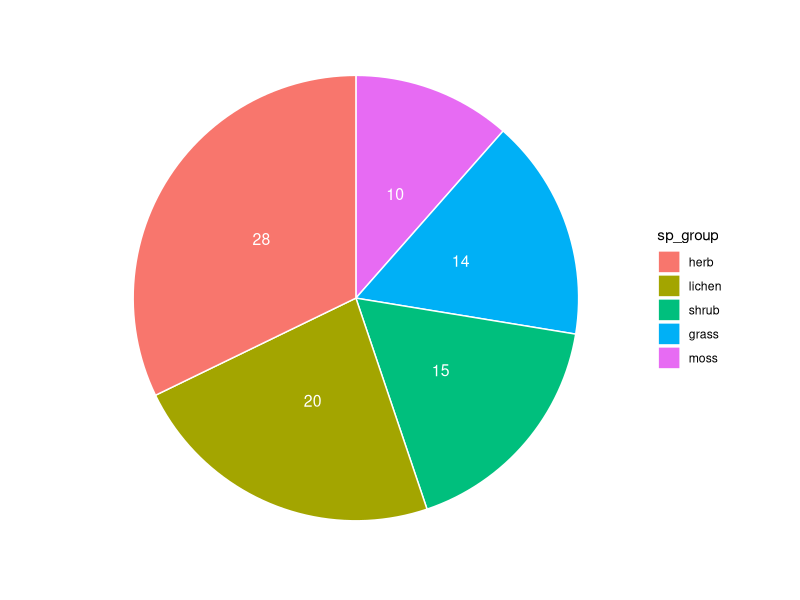
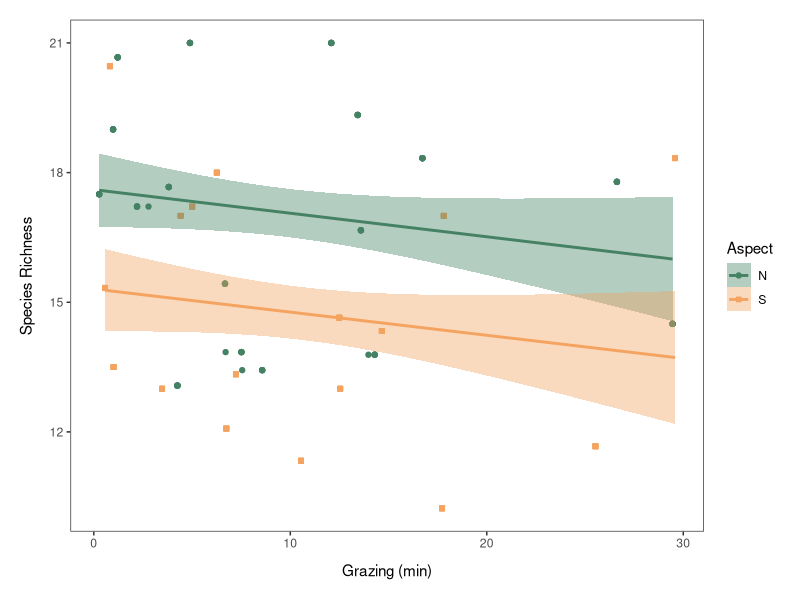
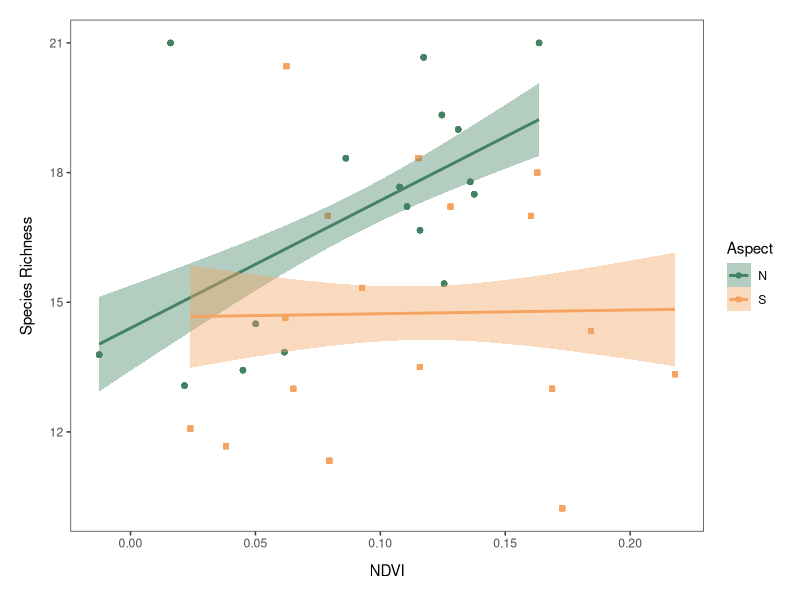
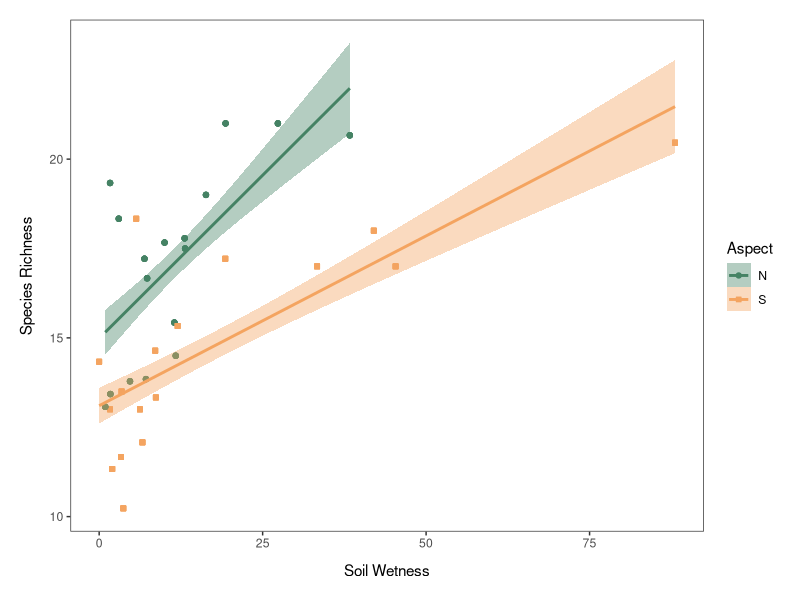
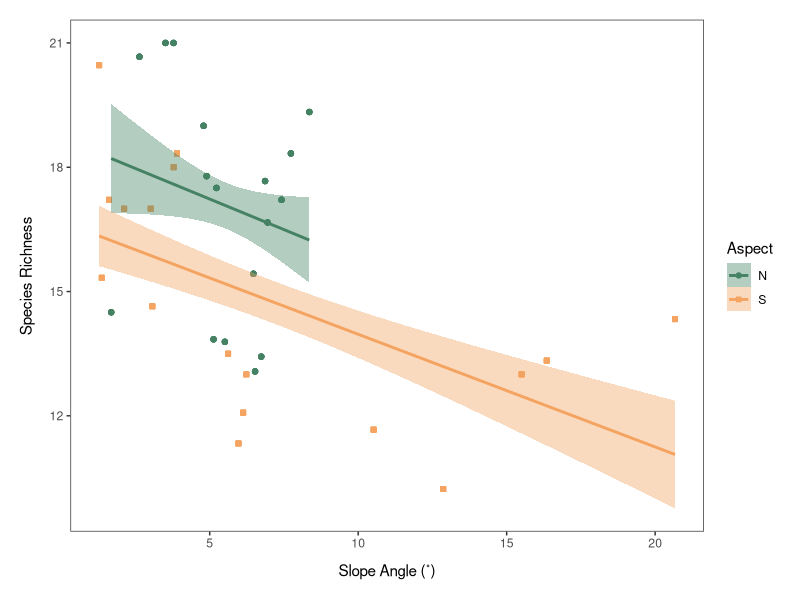
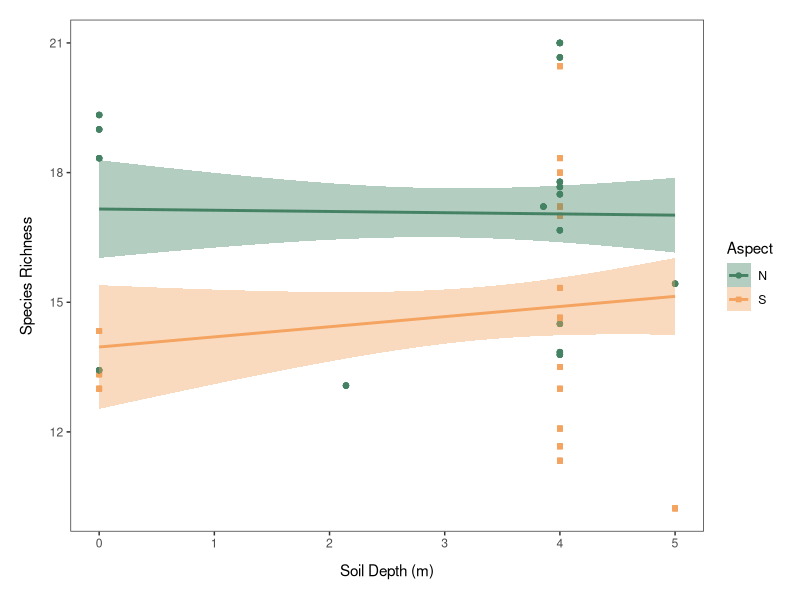
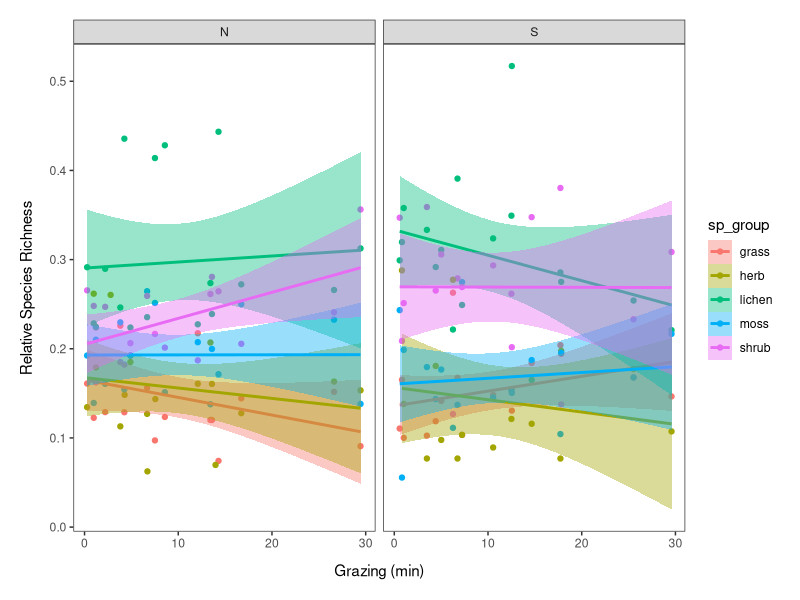
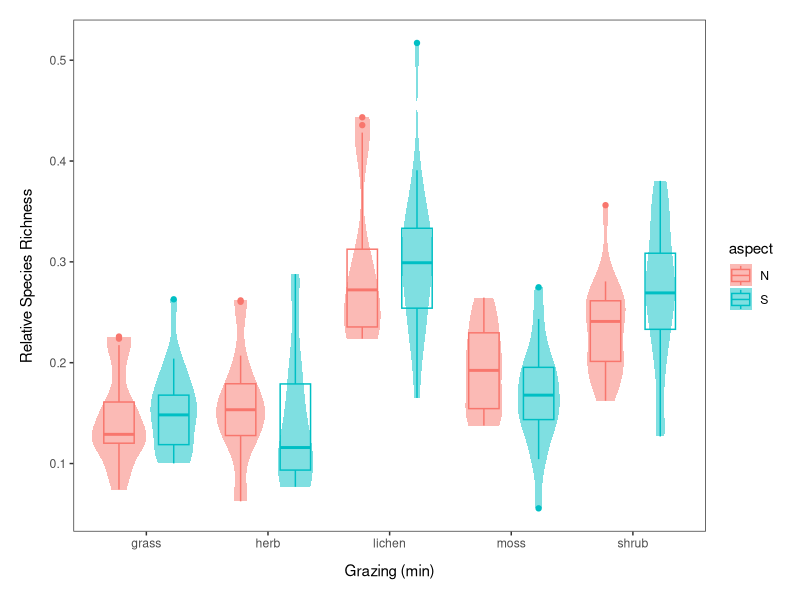

Write R code to recreate these figures, in order. (Note: this script raises an error after producing the figures.)
## Data Visualization (Figures) ##
## For SU Master's Thesis in Landscape Ecology
## Emma Gemal
## Last updated 10/2/23

### Library ----
library(tidyverse)
library(viridis)


#### Thesis Plot Theme ---- 
theme_thesis <- theme_bw() +
                  theme(panel.grid = element_blank(),
                        axis.title.x = 
                          element_text(margin = margin(t = 10, r = 0, b = 0, l = 0)),
                        axis.title.y = 
                          element_text(margin = margin(t = 0, r = 10, b = 0, l = 0))) +
                  theme(plot.margin = unit(c(0.5, 0.5, 0.5, 0.5), "cm"))


#### Data Import ----
sites <- read.csv("Data/site_conditions.csv")
plots <- read.csv("Data/plots_tidy.csv")
coverage <- read.csv("Data/coverage.csv")

# GIS variables
ndvi <- read.csv("Data/NDVI_plots.csv")
slope <- read.csv("Data/slope.csv")
soildepth <- read.csv("Data/soildepth.csv")
wetness <- read.csv("Data/wetness.csv")

#### Editing Import Format ----
## Main variables 
sites <- sites %>% 
            mutate(date = as.Date(date, format = "%d/%m/%y"),
                   plot = as.character(plot),
                   plot_nr = as.character(plot_nr),
                   site_nr = as.character(site_nr)) %>% 
            mutate(aspect = case_when(grepl("S", site) ~ "S",
                                      grepl("N", site) ~ "N"),
                   grazing_cat = substr(site, 1, 1))   # adding aspect
str(sites)            

plots <- plots %>% 
            mutate(date = as.Date(date, format = "%d/%m/%y"),
                   plot_nr = as.character(plot_nr),
                   site_nr = as.character(site_nr))
str(plots)

coverage <- coverage %>%  
              mutate(date = as.Date(date, format = "%d/%m/%y"),
                     plot_rep = as.character(plot_rep),
                     plot_nr = as.character(plot_nr),
                     site_nr = as.character(site_nr)) 
print(coverage %>% group_by(plot_nr) %>% summarize(sum(coverage_perc)), n = 105)  # all att 100%
str(coverage) 

## GIS variables
gisvar <- left_join(ndvi, slope)
gisvar <- left_join(gisvar, wetness)
gisvar <- left_join(gisvar, soildepth)

str(gisvar)
gisvar <- gisvar %>% 
            mutate(plot_nr = as.character(plot_nr))
str(gisvar)


### Checking species 
sort(unique(plots$sp_common))  # remove whitespace after words 
                               # "purple mountain heather" & "purple mountain-heath" 

sort(unique(plots$sp_latin))  # some don't have a latin name... not good 
                              # remove whitespace after words
                              # Euphrasia stricta var. tenuis & Euphrasia stricta var. tenius
                              # "Peltigera aphthosa" & "Peltigera apthosa" 
                              # "Pleurozium schereberi" & "Pleurozium schreberi"
                              # "Stereocaulon alpinus" & "Stereocaulon alpinum"
                              # "Stereocaulon sp," & "Stereocaulon sp."
                              # "Vaxinium uliginosum" & "Vaccinium uliginosum"
                              # "Pilocella sp." & "Pilocello sp." (should be Pilosella)

unique(coverage$sp_group)  # empty row is seen as own character 
coverage <- coverage %>% na.omit()   # remove empty row

print(coverage %>% group_by(plot_nr, sp_group) %>% summarise(l = length(sp_group)) %>% 
        filter(l > 1), n = 500)

unique(plots$sp_group)

### Editing species that had mistakes 
plots <- plots %>% 
            mutate(sp_common = ifelse(sp_common == "purple mountain-heath", 
                                      "purple mountain heather",
                                      sp_common)) %>% 
            mutate(sp_common = str_trim(sp_common, side = "right")) %>% 
            mutate(sp_latin = str_trim(sp_latin, side = "right")) %>% 
            mutate(sp_latin = ifelse(sp_latin == "Peltigera apthosa", "Peltigera aphthosa",
                                     sp_latin),
                   sp_latin = ifelse(sp_latin == "Euphrasia stricta var. tenius", 
                                     "Euphrasia stricta var. tenuis", sp_latin),
                   sp_latin = ifelse(sp_latin == "Pleurozium schereberi", "Pleurozium schreberi",
                                     sp_latin),
                   sp_latin = ifelse(sp_latin == "Stereocaulon alpinus", "Stereocaulon alpinum",
                                     sp_latin),
                   sp_latin = ifelse(sp_latin == "Stereocaulon sp,", "Stereocaulon sp.",
                                     sp_latin),
                   sp_latin = ifelse(sp_latin == "Vaxinium uliginosum", "Vaccinium uliginosum",
                                     sp_latin),
                   sp_latin = ifelse(sp_latin == "Pilocello sp.", "Pilosella sp.", sp_latin),
                   sp_latin = ifelse(sp_latin == "Pilocella sp.", "Pilosella sp.", sp_latin))

plots[(plots$sp_latin == ""), ]   # no latin name because they are "unknown"
plots <- plots %>%  
            mutate(sp_latin = ifelse(sp_latin == "", "unknown", sp_latin))


#### Variable Calculations ----
## Species richness
plots <- plots %>% 
            group_by(plot_nr) %>% 
            mutate(richness_plot = length(unique(sp_latin))) %>%   # overall per plot
            ungroup() %>% 
            group_by(site_nr) %>% 
            mutate(richness_site = length(unique(sp_latin))) %>%   # overall per site (no reps)
            ungroup() %>% 
            group_by(plot_nr, sp_group) %>% 
            mutate(richness_group = length(unique(sp_latin))) %>%   # per group per plot 
            ungroup()

richness <- plots %>% 
              group_by(plot_nr, site_nr, sp_group) %>% 
              summarize(richness_plot = mean(richness_plot),
                        richness_site = mean(richness_site),
                        richness_group = mean(richness_group),
                        height_site = mean(avg_height)) %>% 
              ungroup() %>% 
              group_by(plot_nr) %>% 
              mutate(rich_group_prop = (richness_group/sum(richness_group))) %>% 
              ungroup() %>%
              group_by(site_nr) %>% 
              mutate(richness_siteT = mean(richness_plot)) %>%  # true richness per site (with reps)
              ungroup() %>% 
              group_by(sp_group, site_nr) %>% 
              mutate(rich_propT = mean(rich_group_prop))

## GIS Standardization
gisvar <- gisvar %>% 
            mutate(across(c("ndvi":"soil_depth"), 
                          .fns = list(s = scale))) %>% 
            mutate(ndvi_s = as.vector(ndvi_s),
                   slope_deg_s = as.vector(slope_deg_s),
                   wetness_s = as.vector(wetness_s),
                   soil_depth_s = as.vector(soil_depth_s))


#### Combining dataframes ----
## Combining 'richness' with 'sites' to add grazing data 
grazing <- sites %>% dplyr::select(site_nr, plot_nr, plot, aspect, grazing_s, grazing_cat)
grazing <- grazing %>% mutate(grazing_m = grazing_s/60)
str(grazing)

richness <- left_join(richness, grazing)
richness <- as.data.frame(richness)
str(richness)

## Adding grazing data to 'coverage' 
coverage <- coverage %>% rename(plot = plot_rep)
str(coverage)

coverage <- left_join(coverage, grazing)
str(coverage)

## Adding GIS variables to data
richness <- left_join(richness, gisvar)
coverage <- left_join(coverage, gisvar)

str(richness)
str(coverage)

### Creating summary dataframes
coverage_site <- coverage %>% 
                  group_by(site_nr) %>% 
                  mutate(ndvi = mean(ndvi),
                         slope_deg = mean(slope_deg),
                         wetness = mean(wetness),
                         soil_depth = mean(soil_depth)) %>% 
                  group_by(site_nr, sp_group, aspect) %>% 
                  summarize(coverage_cm2 = mean(coverage_cm2),
                            coverage_perc = mean(coverage_perc),
                            coverage_prop = coverage_perc/100,
                            ndvi = mean(ndvi),
                            slope_deg = mean(slope_deg),
                            wetness = mean(wetness),
                            soil_depth = mean(soil_depth),
                            grazing_s = mean(grazing_s),
                            grazing_m = mean(grazing_m))

coverage_site <- as.data.frame(coverage_site)
str(coverage_site)

richness_site <- richness %>% 
                    group_by(site_nr) %>% 
                    mutate(ndvi = mean(ndvi),
                           slope_deg = mean(slope_deg),
                           wetness = mean(wetness),
                           soil_depth = mean(soil_depth)) %>% 
                    group_by(site_nr, sp_group, aspect) %>% 
                    summarise(richness_siteT = mean(richness_siteT),
                              height_site = mean(height_site),
                              richness_group = mean(richness_group),
                              rich_propT = mean(rich_propT),
                              ndvi = mean(ndvi),
                              slope_deg = mean(slope_deg),
                              wetness = mean(wetness),
                              soil_depth = mean(soil_depth),
                              grazing_s = mean(grazing_s),
                              grazing_m = mean(grazing_m))


# . ----
#### Pie Chart of Species ----
# creating a df with the total number of species per group
rich_sum <- plots %>% 
              group_by(sp_group) %>% 
              summarize(richness = length(unique(sp_latin))) %>% 
              mutate(sp_group = as.factor(sp_group)) %>% 
              mutate(sp_group = factor(sp_group, 
                                       levels = c("herb", "lichen", "shrub", "grass", "moss"))) %>% 
              arrange(richness)

sum(rich_sum$richness)  # found 87 species in total 

(pie_plot <- ggplot(rich_sum, aes(x = "", y = richness, fill = sp_group)) +
                geom_bar(stat = "identity", width = 1, color = "white") +
                coord_polar("y", start = 0) +
                theme_thesis +
                theme(axis.title.x = element_blank(),
                      axis.title.y = element_blank(),
                      axis.text.x = element_blank(),
                      panel.border = element_blank(),
                      axis.ticks = element_blank()) +   
                geom_text(aes(y = richness/2 + c(0, cumsum(richness)[-length(richness)]),
                              label = richness), color = "white", size = 4))


# . ----
#### Richness Plots ----
## Richness per site ~ grazing 
(rich_plot <- ggplot(richness_site, aes(x = grazing_m, y = richness_siteT)) +   
                geom_point(aes(color = aspect, shape = aspect, fill = aspect)) +
                stat_smooth(method = "lm", aes(color = aspect, fill = aspect)) +
                theme_thesis + 
                labs(x = "Grazing (min)", y = "Species Richness") +
                scale_color_manual(values = c("#458264", "#F4A460"),
                                   labels = c("N", "S"),
                                   name = "Aspect") +
                scale_shape_manual(values = c(21, 22),
                                   labels = c("N", "S"),
                                   name = "Aspect") +
                scale_fill_manual(values = c("#458264", "#F4A460"),
                                  labels = c("N", "S"),
                                  name = "Aspect"))

## Richness per site ~ NDVI
(rich_ndvi <- ggplot(richness_site, aes(x = ndvi, y = richness_siteT)) +   
                geom_point(aes(color = aspect, shape = aspect, fill = aspect)) +
                stat_smooth(method = "lm", aes(color = aspect, fill = aspect)) +
                theme_thesis + 
                labs(x = "NDVI", y = "Species Richness") +
                scale_color_manual(values = c("#458264", "#F4A460"),
                                   labels = c("N", "S"),
                                   name = "Aspect") +
                scale_shape_manual(values = c(21, 22),
                                   labels = c("N", "S"),
                                   name = "Aspect") +
                scale_fill_manual(values = c("#458264", "#F4A460"),
                                  labels = c("N", "S"),
                                  name = "Aspect"))

## Richness per site ~ wetness
(rich_wet <- ggplot(richness_site, aes(x = wetness, y = richness_siteT)) +   
                geom_point(aes(color = aspect, shape = aspect, fill = aspect)) +
                stat_smooth(method = "lm", aes(color = aspect, fill = aspect)) +
                theme_thesis + 
                labs(x = "Soil Wetness", y = "Species Richness") +
                scale_color_manual(values = c("#458264", "#F4A460"),
                                   labels = c("N", "S"),
                                   name = "Aspect") +
                scale_shape_manual(values = c(21, 22),
                                   labels = c("N", "S"),
                                   name = "Aspect") +
                scale_fill_manual(values = c("#458264", "#F4A460"),
                                  labels = c("N", "S"),
                                  name = "Aspect"))


## Richness per site ~ slope
(rich_slope <- ggplot(richness_site, aes(x = slope_deg, y = richness_siteT)) +   
                  geom_point(aes(color = aspect, shape = aspect, fill = aspect)) +
                  stat_smooth(method = "lm", aes(color = aspect, fill = aspect)) +
                  theme_thesis + 
                  labs(x = "Slope Angle (˚)", y = "Species Richness") +
                  scale_color_manual(values = c("#458264", "#F4A460"),
                                     labels = c("N", "S"),
                                     name = "Aspect") +
                  scale_shape_manual(values = c(21, 22),
                                     labels = c("N", "S"),
                                     name = "Aspect") +
                  scale_fill_manual(values = c("#458264", "#F4A460"),
                                    labels = c("N", "S"),
                                    name = "Aspect"))

## Richness per site ~ slope
(rich_depth <- ggplot(richness_site, aes(x = soil_depth, y = richness_siteT)) +   
                  geom_point(aes(color = aspect, shape = aspect, fill = aspect)) +
                  stat_smooth(method = "lm", aes(color = aspect, fill = aspect)) +
                  theme_thesis + 
                  labs(x = "Soil Depth (m)", y = "Species Richness") +
                  scale_color_manual(values = c("#458264", "#F4A460"),
                                     labels = c("N", "S"),
                                     name = "Aspect") +
                  scale_shape_manual(values = c(21, 22),
                                     labels = c("N", "S"),
                                     name = "Aspect") +
                  scale_fill_manual(values = c("#458264", "#F4A460"),
                                    labels = c("N", "S"),
                                    name = "Aspect"))


#### Richness Proportion Plot ----
(prop_plot <- ggplot(richness_site, aes(x = grazing_m, y = rich_propT)) +   
                geom_point(aes(color = sp_group, fill = sp_group)) +
                stat_smooth(method = "lm", aes(color = sp_group, fill = sp_group)) +   
                facet_wrap(~aspect) +
                theme_thesis + 
                labs(x = "Grazing (min)", y = "Relative Species Richness"))

(prop_plot2 <- ggplot(richness_site, aes(x = sp_group, y = rich_propT)) +   
                  geom_violin(aes(fill = aspect), color = NA, alpha = 0.5) +
                  geom_boxplot(aes(color = aspect), fill = NA, width = 0.5, 
                               position = position_dodge(width = 0.9)) +
                  theme_thesis + 
                  labs(x = "Grazing (min)", y = "Relative Species Richness"))

?geom_boxplot

# . ----
#### NMDS Plot (Plots) ----
### Matrix preparation 
sp_cov2 <- left_join(plots, coverage)
sp_cov2 <- sp_cov2 %>% 
              dplyr::select(site_nr, plot_nr, plot_rep, aspect, sp_latin, sp_group, coverage_perc) %>% 
              group_by(plot_nr, sp_group) %>% 
              mutate(rel_abund = coverage_perc/length(sp_group)) %>% 
              ungroup() %>% 
              na.omit() %>% 
              dplyr::select(!c(coverage_perc, sp_group))

# matrix 
sp_matrix3 <- sp_cov2 %>% 
                distinct() %>% 
                pivot_wider(names_from = "sp_latin", values_from = "rel_abund", 
                            values_fill = NA)

sp_matrix3[is.na(sp_matrix3)] <- 0  # making sure non-existent sp just have coverage of 0

# matrix with only abundance data 
sp_matrix4 <- sp_matrix3 %>% 
                dplyr::select(!c(site_nr, plot_nr, plot_rep, aspect)) 


### Running the NMDS
set.seed(7)
nmds7 <- metaMDS(sp_matrix4, distance = "bray", k = 7, autotransform = F, trymax = 500, 
                 sratmax = 0.99999)  

# extracting NMDS scores (x and y coordinates)
data.scoresb <- as.data.frame(scores(nmds7))
species_scoresb <- as.data.frame(scores(nmds7, "species"))
species_scoresb$species <- rownames(species_scoresb)

# preparing other important variables 
gisvar2 <- gisvar %>% 
              filter(!(plot_nr == 15)) %>% dplyr::select(!c(X, Y))
gisvar_long <- left_join(gisvar2, sites)  
gisvar_long <- gisvar_long %>% 
                  mutate(grazing_m = grazing_s/60)
  
data.scoresb$aspect <- sp_matrix3$aspect
data.scoresb$plot_nr <- sp_matrix3$plot_nr
data.scoresb$site_nr <- sp_matrix3$site_nr
data.scoresb$plot_rep <- sp_matrix3$plot_rep
data.scoresb$grazing_m <- gisvar_long$grazing_m


NMDSplot <- data.frame(NMDS1 = nmds7$points[,1], NMDS2 = nmds7$points[,2], 
                       group = data.scoresb$aspect)
NMDSplot$group <- as.factor(NMDSplot$group)

NMDSplot_mean <- aggregate(NMDSplot[,1:2], list(group = NMDSplot$group), "mean")


## Making the ellipsoids
# function for ellipses
veganCovEllipse <- function (cov, center = c(0, 0), scale = 1, npoints = 100) 
{
  theta <- (0:npoints) * 2 * pi/npoints
  Circle <- cbind(cos(theta), sin(theta))
  t(center + scale * t(Circle %*% chol(cov)))
}  # run from here

plot(nmds7)
ord2 <- ordiellipse(nmds7, data.scoresb$aspect, label = T, conf = 0.95)
dev.off()

df_ell2 <- data.frame()   # run from here (this side)

for(g in levels(NMDSplot$group)){
  df_ell2 <- rbind(df_ell2, 
                  cbind(as.data.frame(with(NMDSplot[NMDSplot$group==g,],
                                           veganCovEllipse(ord2[[g]]$cov, ord2[[g]]$center,
                                                           ord2[[g]]$scale)))
                        ,group=g))
}


## GIS variables 
# not standardized 
gisvar_plots <- gisvar_long %>% 
                    dplyr::select(ndvi, slope_deg, wetness, soil_depth, grazing_m)

gisfit3 <- envfit(nmds7, gisvar_plots, permu = 999)
gisfit3 

gisarrows2 <- as.data.frame(scores(gisfit3, "vectors") * ordiArrowMul(gisfit3))


## NMDS Plot
# to be able to see what sites and plots points belong to 
data.scoresb <- data.scoresb %>% 
                  mutate(site_nr2 = as.numeric(site_nr)) %>% 
                  mutate(plot_rep2 = case_when(plot_rep == "1" ~ "A",
                                               plot_rep == "2" ~ "B",
                                               plot_rep == "3" ~ "C")) %>% 
                  mutate(site_plot = str_c(site_nr, "", plot_rep2))


# normal  
(nmds_plot <- ggplot(data.scoresb, aes(x = NMDS1, y = NMDS2)) + 
                  geom_polygon(data = df_ell2, aes(x = NMDS1, y = NMDS2, group = group,
                                                   color = group, fill = group), alpha = 0.2, 
                               size = 0.5, linetype = 1) +
                  geom_point(aes(color = aspect, shape = aspect, fill = aspect), 
                             size = 2, alpha = 0.6) +
                  #   geom_text(data = species_scores, aes(x = NMDS1, y = NMDS2, label = species),
                  #            alpha = 0.5, size = 2) +
                  geom_segment(aes(x = 0, y = 0, xend = NMDS1, yend = NMDS2), 
                               data = gisarrows2, size = 1, alpha = 0.7, colour = "grey40",
                               arrow = arrow(length = unit(0.25, "cm"))) +
                  geom_text(data = gisarrows2, aes(x = NMDS1, y = NMDS2), colour = "grey40", 
                            label = row.names(gisarrows2)) + 
                  theme_thesis + 
                  labs(x = "NMDS1", y = "NMDS2") +
                  scale_color_manual(values = c("#458264", "#F4A460"),
                                     labels = c("N", "S"),
                                     name = "Aspect") +
                  scale_shape_manual(values = c(21, 22),
                                     labels = c("N", "S"),
                                     name = "Aspect") +
                  scale_fill_manual(values = c("#458264", "#F4A460"),
                                    labels = c("N", "S"),
                                    name = "Aspect"))

# points colored by grazing
(nmds_plot2 <- ggplot(data.scoresb, aes(x = NMDS1, y = NMDS2)) + 
                  geom_polygon(data = df_ell2, aes(x = NMDS1, y = NMDS2, group = group,
                                                   fill = group), alpha = 0.2, 
                               size = 0.5, linetype = 1) +
                  geom_point(aes(color = grazing_m), size = 2, alpha = 0.6) +
                  #   geom_text(data = species_scores, aes(x = NMDS1, y = NMDS2, label = species),
                  #            alpha = 0.5, size = 2) +
                  geom_segment(aes(x = 0, y = 0, xend = NMDS1, yend = NMDS2), 
                               data = gisarrows2, size = 1, alpha = 0.7, colour = "grey40",
                               arrow = arrow(length = unit(0.25, "cm"))) +
                  geom_text(data = gisarrows2, aes(x = NMDS1, y = NMDS2), colour = "grey40", 
                            label = row.names(gisarrows2)) + 
                  theme_thesis + 
                  labs(x = "NMDS1", y = "NMDS2") +
                  scale_fill_manual(values = c("#458264", "#F4A460"),
                                     labels = c("N", "S"),
                                     name = "Aspect") +
                  scale_shape_manual(values = c(21, 22),
                                     labels = c("N", "S"),
                                     name = "Aspect"))

## Extra NMDS Plots ----
# with plot and site names as points (for variance visualization)
(nmds_plot3 <- ggplot(data.scoresb, aes(x = NMDS1, y = NMDS2)) + 
                  geom_polygon(data = df_ell2, aes(x = NMDS1, y = NMDS2, group = group,
                                                   fill = group),
                               size = 0.5, linetype = 1, alpha = 0.2) +
                  geom_text(aes(label = site_plot, color = site_nr2), size = 3) +
                  geom_segment(aes(x = 0, y = 0, xend = NMDS1, yend = NMDS2), 
                               data = gisarrows2, size = 1, alpha = 0.7, colour = "grey40",
                               arrow = arrow(length = unit(0.25, "cm"))) +
                  geom_text(data = gisarrows2, aes(x = NMDS1, y = NMDS2), colour = "grey40", 
                            label = row.names(gisarrows2)) + 
                  theme_thesis + 
                  labs(x = "NMDS1", y = "NMDS2") +
                  scale_color_viridis_c(option = "plasma") +
                  scale_fill_manual(values = c("#458264", "#F4A460"),
                                    labels = c("N", "S"),
                                    name = "Aspect"))

# without aspect
(nmds_plot4 <- ggplot(data.scoresb, aes(x = NMDS1, y = NMDS2)) + 
                  geom_text(aes(label = site_plot, color = site_nr2), size = 3) +
                  #   geom_text(data = species_scores, aes(x = NMDS1, y = NMDS2, label = species),
                  #            alpha = 0.5, size = 2) +
                  geom_segment(aes(x = 0, y = 0, xend = NMDS1, yend = NMDS2), 
                               data = gisarrows2, size = 1, alpha = 0.7, colour = "grey20",
                               arrow = arrow(length = unit(0.25, "cm"))) +
                  geom_text(data = gisarrows2, aes(x = NMDS1, y = NMDS2), colour = "grey20", 
                            label = row.names(gisarrows2)) + 
                  theme_thesis + 
                  labs(x = "NMDS1", y = "NMDS2")) +
                  scale_color_viridis_c(option = "plasma")


# . ----
# . ----
#### OLD PLOTS #### ----
#### Coverage Plots ----
## Coverage ~ grazing
(cov_plot <- ggplot(coverage_site, aes(x = grazing_m, y = coverage_perc)) +  
   geom_point(aes(color = sp_group, fill = sp_group)) +
   stat_smooth(method = "lm", se = T, aes(color = sp_group, fill = sp_group)) +
   facet_wrap(~aspect) +
   theme_thesis + 
   labs(x = "Grazing (min)", y = "Coverage (%)"))

## Coverage ~ aspect (boxplot)
(cov_boxplot <- ggplot(coverage_site, aes(x = aspect, y = coverage_perc)) +  
    geom_boxplot(aes(color = sp_group, fill = sp_group), alpha = 0.5) +
    theme_thesis + 
    labs(x = "Aspect", y = "Coverage (%)"))


#### Height Plot ----
(height_plot <- ggplot(richness_site, aes(x = grazing_m, y = height_site)) +   
   geom_point(aes(color = aspect, fill = aspect, shape = aspect)) +
   stat_smooth(method = "lm", aes(color = aspect, fill = aspect)) +
   theme_thesis + 
   labs(x = "Grazing (min)", y = "Height (cm)") +
   scale_color_manual(values = c("#458264", "#F4A460"),
                      labels = c("N", "S"),
                      name = "Aspect") +
   scale_shape_manual(values = c(21, 22),
                      labels = c("N", "S"),
                      name = "Aspect") +
   scale_fill_manual(values = c("#458264", "#F4A460"),
                     labels = c("N", "S"),
                     name = "Aspect"))


#### NMDS Plot (Site) ----
### Matrix preparation 
sp_cov <- left_join(plots, coverage)
sp_cov <- sp_cov %>% 
  dplyr::select(site_nr, plot_nr, aspect, sp_latin, sp_group, coverage_perc) %>% 
  group_by(site_nr, plot_nr, sp_group) %>% 
  mutate(rel_abund = coverage_perc/length(sp_group)) %>% 
  ungroup() %>% 
  na.omit() %>% 
  group_by(site_nr, sp_latin, aspect) %>% 
  summarize(rel_abund2 = sum(rel_abund)) %>% 
  mutate(rel_abund2 = ifelse(site_nr == "5", rel_abund2/2, rel_abund2/3)) %>% 
  ungroup()

print(sp_cov %>% group_by(site_nr) %>% summarise(sum(rel_abund2)), n = 105)  # all = 100%! 

# matrix 
sp_matrix <- sp_cov %>% 
  distinct() %>% 
  pivot_wider(names_from = "sp_latin", values_from = "rel_abund2", 
              values_fill = NA)  # get a warning, but no duplicates found

sp_matrix[is.na(sp_matrix)] <- 0  # making sure non-existent sp just have coverage of 0

# matrix with only coverage data 
sp_matrix2 <- sp_matrix %>% 
  dplyr::select(!c(site_nr, aspect)) 


### Running the NMDS
set.seed(6)
nmds6 <- metaMDS(sp_matrix2, distance = "bray", k = 6, autotransform = F, trymax = 500, 
                 sratmax = 0.99999)  

# extracting NMDS scores (x and y coordinates)
data.scores <- as.data.frame(scores(nmds6))
species_scores <- as.data.frame(scores(nmds6, "species"))
species_scores$species <- rownames(species_scores)

data.scores$aspect <- sp_matrix$aspect

NMDS <- data.frame(NMDS1 = nmds6$points[,1], NMDS2 = nmds6$points[,2], 
                   group = data.scores$aspect)
NMDS$group <- as.factor(NMDS$group)

NMDS_mean <- aggregate(NMDS[,1:2], list(group = NMDS$group), "mean")


## Making the ellipsoids
# function for ellipses
veganCovEllipse <- function (cov, center = c(0, 0), scale = 1, npoints = 100) 
{
  theta <- (0:npoints) * 2 * pi/npoints
  Circle <- cbind(cos(theta), sin(theta))
  t(center + scale * t(Circle %*% chol(cov)))
}  # run from here

plot(nmds6)
ord <- ordiellipse(nmds6, data.scores$aspect, label = T, conf = 0.95)
dev.off()

df_ell <- data.frame()   # run from here (this side)

for(g in levels(NMDS$group)){
  df_ell <- rbind(df_ell, 
                  cbind(as.data.frame(with(NMDS[NMDS$group==g,],
                                           veganCovEllipse(ord[[g]]$cov, ord[[g]]$center,
                                                           ord[[g]]$scale)))
                        ,group=g))
}  # run from here 


## GIS variables 
# removing unnecessary info from GIS data 
gisvar2 <- gisvar %>% 
  filter(!(plot_nr == 15)) %>% dplyr::select(!c(X, Y))

# making environmental variable vectors for the site 
gisvar_long <- left_join(gisvar2, sites)  

gisvar_sites <- gisvar_long %>% 
  dplyr::select(site_nr, ndvi, slope_deg, wetness, soil_depth) %>% 
  group_by(site_nr) %>% 
  summarize(ndvi = mean(ndvi),
            slope_deg = mean(slope_deg),
            soil_depth = mean(soil_depth),
            wetness = mean(wetness)) %>% 
  ungroup() %>% 
  dplyr::select(!site_nr)

gisfit <- envfit(nmds6, gisvar_sites, permu = 999)
gisfit

gisarrows <- as.data.frame(scores(gisfit, "vectors")) * ordiArrowMul(gisfit)
# use if significant environmental variables 


## NMDS Plot
(nmds_plot <- ggplot(data.scores, aes(x = NMDS1, y = NMDS2)) + 
    geom_polygon(data = df_ell, aes(x = NMDS1, y = NMDS2, group = group,
                                    color = group, fill = group), alpha = 0.2, 
                 size = 0.5, linetype = 1) +
    geom_point(aes(color = aspect, shape = aspect, fill = aspect), 
               size = 2, alpha = 0.6) +
    #   geom_text(data = species_scores, aes(x = NMDS1, y = NMDS2, label = species),
    #            alpha = 0.5, size = 2) +
    geom_segment(aes(x = 0, y = 0, xend = NMDS1, yend = NMDS2), 
                 data = gisarrows, size = 1, alpha = 0.7, colour = "grey40",
                 arrow = arrow(length = unit(0.25, "cm"))) +
    geom_text(data = gisarrows, aes(x = NMDS1, y = NMDS2), colour = "grey40", 
              label = row.names(gisarrows)) + 
    theme_thesis + 
    labs(x = "NMDS1", y = "NMDS2") +
    scale_color_manual(values = c("#458264", "#F4A460"),
                       labels = c("N", "S"),
                       name = "Aspect") +
    scale_shape_manual(values = c(21, 22),
                       labels = c("N", "S"),
                       name = "Aspect") +
    scale_fill_manual(values = c("#458264", "#F4A460"),
                      labels = c("N", "S"),
                      name = "Aspect"))

